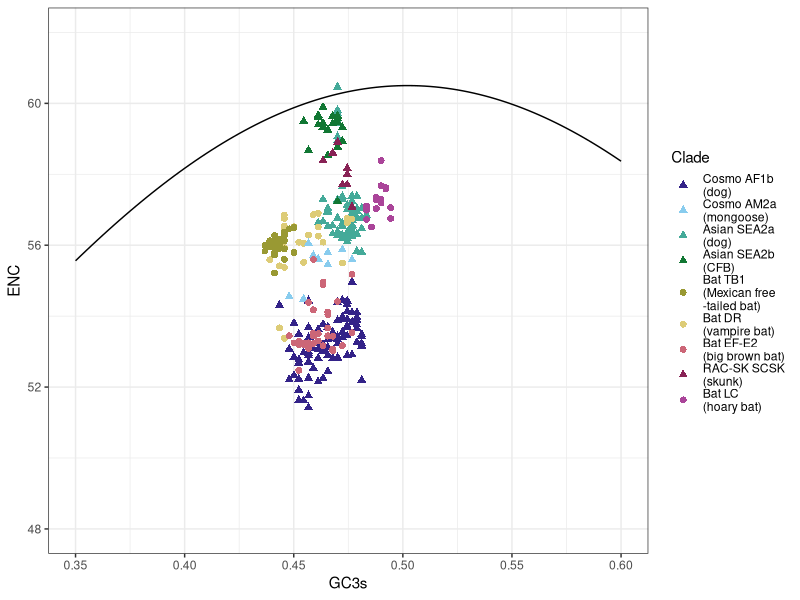

Source code (R):
library("readxl")
library("ggplot2")
df = as.data.frame(read_excel("data/Codon_usage_N.xlsx"))
for(i in 3:ncol(df)){
  colnames(df)[i] = paste0(as.character(df[1,i]),"_",colnames(df)[i])
}
colnames(df)[2] = "Accession no."
df = df[2:nrow(df),]

F_function = function(codons){
  n = sum(codons)
  pis = (codons/n)^2
  f = (n*sum(pis)-1)/(n-1)
  return(f)
}

df$ENC = NA
for(k in 1:nrow(df)){
  F_codons = as.numeric(df[k,3:4])
  L_codons = as.numeric(df[k,5:10])
  I_codons = as.numeric(df[k,11:13])
  V_codons = as.numeric(df[k,14:17])
  S_codons = as.numeric(df[k,18:23])
  P_codons = as.numeric(df[k,24:27])
  T_codons = as.numeric(df[k,28:31])
  A_codons = as.numeric(df[k,32:35])
  Y_codons = as.numeric(df[k,36:37])
  H_codons = as.numeric(df[k,38:39])
  Q_codons = as.numeric(df[k,40:41])
  N_codons = as.numeric(df[k,42:43])
  K_codons = as.numeric(df[k,44:45])
  D_codons = as.numeric(df[k,46:47])
  E_codons = as.numeric(df[k,48:49])
  C_codons = as.numeric(df[k,50:51])
  R_codons = as.numeric(df[k,52:57])
  G_codons = as.numeric(df[k,58:61])
  
  #F2 = C, D, E, F, H, K, N, Q, Y
  #F3 = I
  #F4 = A, G, P, T, V
  #F6 = R, L, S
  
  F2s = c(F_function(C_codons), F_function(D_codons), F_function(E_codons), F_function(F_codons),
          F_function(H_codons), F_function(K_codons), F_function(N_codons), F_function(Q_codons),
          F_function(Y_codons))
  F3s = c(F_function(I_codons))
  F4s = c(F_function(A_codons), F_function(G_codons), F_function(P_codons), F_function(T_codons),
          F_function(V_codons))
  F6s = c(F_function(L_codons), F_function(S_codons), F_function(R_codons))
  
  ENC = 2 + (9/mean(F2s)) + (1/mean(F3s) + (5/mean(F4s)) + (3/mean(F6s)))
  df$ENC[k] = ENC
}

df2 = as.data.frame(read_excel("data/Nucleotide_composition_N.xlsx"))
df$GC3s = df2$`%G3+C3`/100
df$bat = NA
df$bat[df$Host %in% c("Big brown bat", "Hoary bat", "Free-tailed bat",
                      "Vampire bat")] = "Bats"
df$bat[df$Host %in% c("Dog (SEA2a)", "Chinese ferret badger",
                      "Dog (AF1b)", "Mongoose", "Skunk")] = "Carnivores"

df$Host = factor(df$Host, c("Dog (AF1b)", "Mongoose","Dog (SEA2a)", "Chinese ferret badger",
                              "Free-tailed bat",
                              "Vampire bat", "Big brown bat","Skunk", "Hoary bat"))

f1 = function(x){
  2+x+29/(x^2+(1-x)^2)
}

my_pal <- c("#332288","#88CCEE","#44AA99","#117733","#999933",
            "#DDCC77","#CC6677","#882255","#AA4499")

p1 = ggplot(data = df, aes(x = GC3s, y = ENC))+
  geom_point(size = 2, aes(colour = Host, shape = Host)) + theme_bw() +
  scale_color_manual(values = my_pal, name = "Clade",
                     labels = c("Cosmo AF1b\n(dog)",
                                "Cosmo AM2a\n(mongoose)",
                                "Asian SEA2a\n(dog)",
                                "Asian SEA2b\n(CFB)",
                                "Bat TB1\n(Mexican free\n-tailed bat)",
                                "Bat DR\n(vampire bat)",
                                "Bat EF-E2\n(big brown bat)",
                                "RAC-SK SCSK\n(skunk)",
                                "Bat LC\n(hoary bat)")) +
  scale_shape_manual(name = "Clade",
                     labels = c("Cosmo AF1b\n(dog)",
                                "Cosmo AM2a\n(mongoose)",
                                "Asian SEA2a\n(dog)",
                                "Asian SEA2b\n(CFB)",
                                "Bat TB1\n(Mexican free\n-tailed bat)",
                                "Bat DR\n(vampire bat)",
                                "Bat EF-E2\n(big brown bat)",
                                "RAC-SK SCSK\n(skunk)",
                                "Bat LC\n(hoary bat)"),
                     values = c(17,17,17,17,16,16,16,17,16))+
  stat_function(fun=f1, col = "black") +
  xlim(0.35,0.6) + ylim(48,62)
p1

